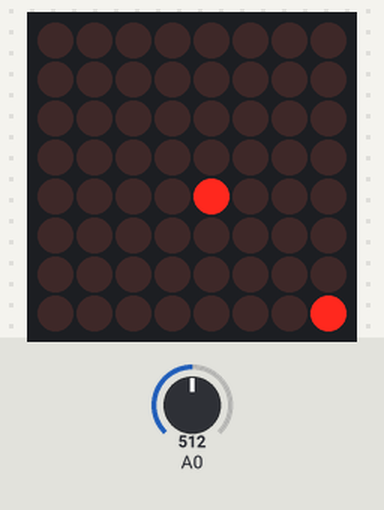
Simulated run of this sketch. Board: Arduino Uno, built with avr-gcc and run on an emulated ATmega328P. Shown: 8×8 LED matrix. Inputs (shaded band) come from the test bench; at power-on: A0 = 512. Random numbers use the default seed unless the sketch sets one.

Above: at 1.3 s.
1.4 s: A0 set to 0
At 2.01 s:
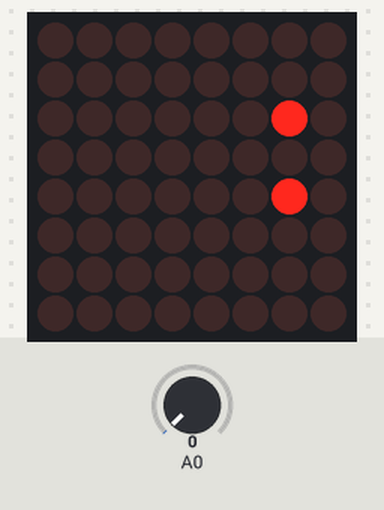
4.2 s: A0 set to 16
At 4.58 s:
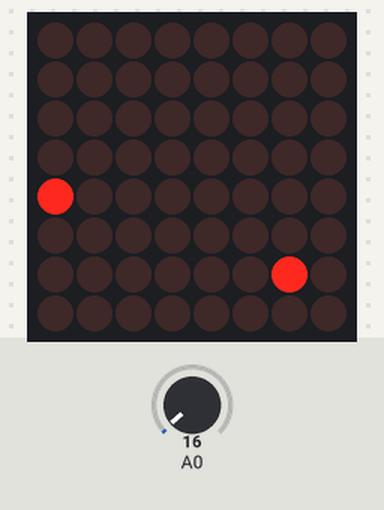
7.1 s: A0 set to 0
At 7.68 s:
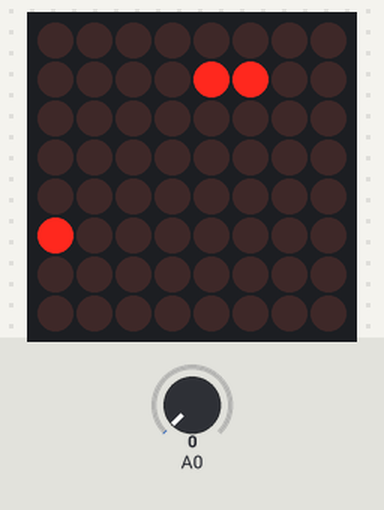
9.3 s: A0 set to 17
At 9.67 s:
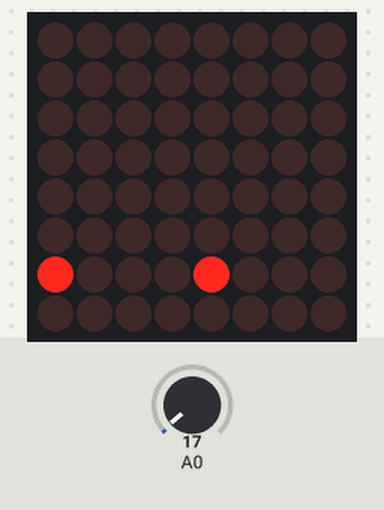
11.9 s: A0 set to 0
At 12.46 s:
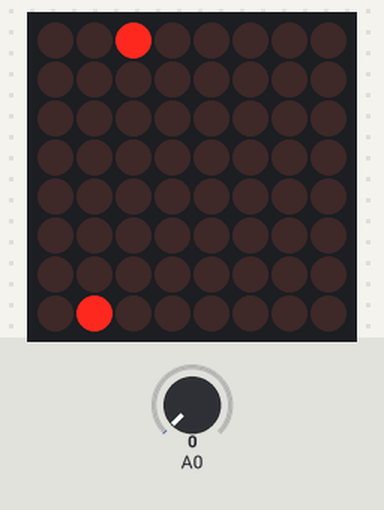
14.1 s: A0 set to 18
At 14.32 s:
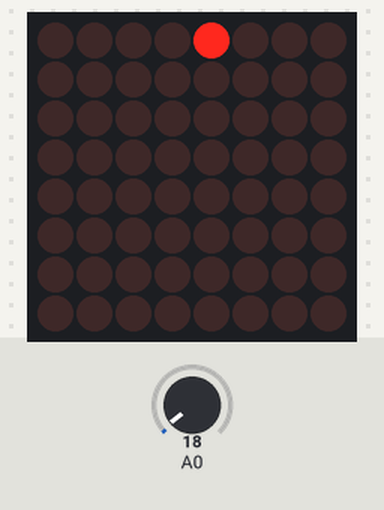
Timing chart, 0 to 17.1 s (numbered marks = the images above; inputs shaded):
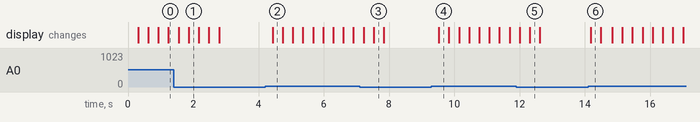

Measured:
- after the input at 14.1 s, the display: changes after 0.07 s (image 6)

The sketch:

LedPond.pde
```cpp
#include <LedControl.h>
#include <TimerOne.h>

// LED Dislay class
//
// Used to handle an LED matrix as a display via MAX7219.
// You can specify the brightness level of each of the
// pixels individually (in seven levels).
//
// This class uses TIMER1 with TimerOne library.
class LedDisplayClass {
public:
  void initialize() {
    selector_ = 0;
    clear();
    // Start the timer
    Timer1.initialize(3164);
    // Timer1.initialize(3955);
    Timer1.attachInterrupt(refresh);
  }

  void clear() {
    for (int8_t layer = 0; layer < 7; ++layer) {
      for (int8_t line = 0; line < 8; ++line) {
        lines_[layer][line] = 0;
      }
    }
  }

  void write(int8_t col, int8_t row, int8_t level) {
    if (level > 0) {
      // I mistakenly soldered the DP pin to MSB,
      // so I have to rotate one bit.
      lines_[level - 1][col] |= 1 << ((row - 1) & 7);
    }
  }

private:
  static LedControl led_;      // MAX7219 driver
  static uint8_t lines_[7][8]; // 7 layers x 8 lines
  static int8_t selector_;     // layer selector

  static void refresh() {
    // Shutdown the screen while update
    led_.shutdown(0, true);
    // Update the screen
    for (int8_t line = 0; line < 8; ++line) {
      led_.setRow(0, line, lines_[selector_][line]);
    }
    // Set new intensity
    static const int8_t tonemap[7] = {0, 1, 2, 3, 6, 10, 15};
    led_.setIntensity(0, tonemap[selector_]);
    // Turn on the screen
    led_.shutdown(0, false);
    // Advance the layer selector
    selector_ = (selector_ == 6) ? 0 : selector_ + 1;
  }
};

LedControl LedDisplayClass::led_(2, 4, 3, 1); // DIN, CLK, LOAD
uint8_t LedDisplayClass::lines_[7][8];
int8_t LedDisplayClass::selector_;

LedDisplayClass Display;

// 2D water surface simulator class
class WaterSurfaceClass {
public:
  static const int8_t kSize = 8;  // surface size (width and height)

  // surface height map
  typedef int16_t HeightMap[kSize + 2][kSize + 2];

  HeightMap maps_[2];    // height maps (double buffer)
  int8_t selector_;      // index of the current height map

  WaterSurfaceClass()
  : selector_(0) {
    for (int8_t i = 0; i < 2; ++i) {
      for (int8_t y = 0; y < kSize + 2; ++y) {
        for (int8_t x = 0; x < kSize + 2; ++x) {
          maps_[i][y][x] = 0;
        }
      }
    }
  }

  void setHeight(int8_t x, int8_t y, int16_t h) {
    maps_[selector_][y + 1][x + 1] = h;
  }

  void update() {
    const HeightMap& front = maps_[selector_];
    HeightMap& back = maps_[selector_ ^ 1];

    for (int8_t y = 1; y < kSize + 1; ++y) {
      for (int8_t x = 1; x < kSize + 1; ++x) {
        int32_t h = front[y][x - 1] + front[y - 1][x] +
                    front[y][x + 1] + front[y + 1][x];
        h -= back[y][x] << 1;
        h -= (h >> 4);
        back[y][x] = h >> 1;
      }
    }

    selector_ ^= 1;
  }

  void display() const {
    Display.clear();
    const HeightMap& front = maps_[selector_];
    for (int8_t y = 0; y < kSize; ++y) {
      for (int8_t x = 0; x < kSize; ++x) {
        int16_t h = front[y + 1][x + 1];
        if (h >= 30 + (7 << 6)) {
          Display.write(x, y, 7);
        } else if (h > 30) {
          Display.write(x, y, ((h - 30) >> 6) & 7);
        }
      }
    }
  }
};

WaterSurfaceClass Water;

void updateFrame() {
  Water.update();
  Water.display();
  delay(20);
}

void setup(){
  Display.initialize();
}

void loop(){
  if (analogRead(0) > 2) {
    int8_t x = random(8);
    int8_t y = random(8);

    Water.setHeight(x, y, 4000);
    updateFrame();
    Water.setHeight(x, y, 6000);
    updateFrame();
    Water.setHeight(x, y, 4000);
    updateFrame();

    for (int8_t i = 0; i < 20; ++i) {
      updateFrame();
    }
  }
  updateFrame();
}
```
